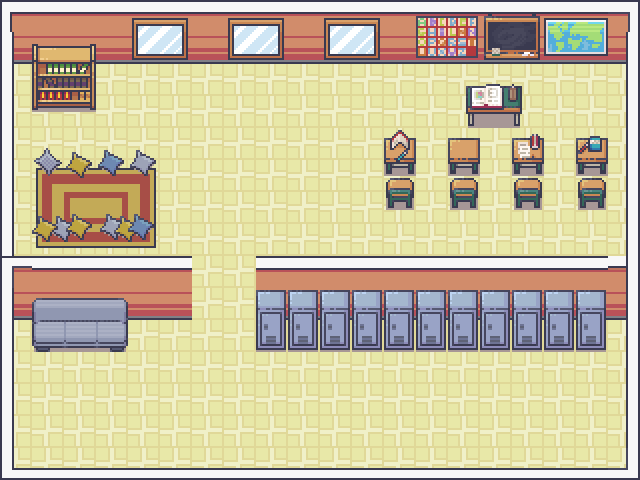

Tiled map render using the project's own tile images. Description and the map definition, with tile-layer contents summarised, below:
An orthogonal 20x15 tile map with 32x32 px tiles, 6 tile layers (Tilelaag 1, art, pillows, Walls, ...), 2 tilesets and 45 objects.

<map version="1.10" tiledversion="1.10.2" orientation="orthogonal" renderorder="right-down" width="20" height="15" tilewidth="32" tileheight="32" infinite="0" nextlayerid="7" nextobjectid="1">
 <tileset firstgid="1" name="Interiors_free_32x32" tilewidth="32" tileheight="32" tilecount="1424" columns="16">
  <image source="../tileset/Modern tiles_Free/Interiors_free/32x32/Interiors_free_32x32.png" width="512" height="2848" />
  <tile id="577">
   <objectgroup draworder="index" id="2">
    <object id="1" x="0" y="9.95531" width="32" height="22.0447" />
   </objectgroup>
  </tile>
  <tile id="578">
   <objectgroup draworder="index" id="2">
    <object id="1" x="0" y="10" width="32" height="22" />
   </objectgroup>
  </tile>
  <tile id="579">
   <objectgroup draworder="index" id="2">
    <object id="1" x="0" y="9.82661" width="32" height="22.1734" />
   </objectgroup>
  </tile>
  <tile id="580">
   <objectgroup draworder="index" id="2">
    <object id="1" x="0" y="10.014" width="32" height="21.986" />
   </objectgroup>
  </tile>
  <tile id="593">
   <objectgroup draworder="index" id="2">
    <object id="1" x="0" y="0" width="32" height="3.91598" />
   </objectgroup>
  </tile>
  <tile id="594">
   <objectgroup draworder="index" id="2">
    <object id="1" x="0" y="0" width="32" height="3.86563" />
   </objectgroup>
  </tile>
  <tile id="595">
   <objectgroup draworder="index" id="2">
    <object id="1" x="0" y="0" width="32" height="3.96633" />
   </objectgroup>
  </tile>
  <tile id="596">
   <objectgroup draworder="index" id="2">
    <object id="1" x="0" y="0" width="32" height="3.96633" />
   </objectgroup>
  </tile>
  <tile id="597">
   <objectgroup draworder="index" id="2">
    <object id="1" x="4" y="0" width="28" height="32" />
   </objectgroup>
  </tile>
  <tile id="609">
   <objectgroup draworder="index" id="2">
    <object id="1" x="2" y="18" width="28" height="14" />
   </objectgroup>
  </tile>
  <tile id="615">
   <objectgroup draworder="index" id="2">
    <object id="1" x="18" y="22" width="14" height="10" />
   </objectgroup>
  </tile>
  <tile id="616">
   <objectgroup draworder="index" id="2">
    <object id="1" x="0" y="21.863" width="32" height="10.137" />
   </objectgroup>
  </tile>
  <tile id="617">
   <objectgroup draworder="index" id="2">
    <object id="1" x="0" y="22.1147" width="9.94965" height="9.8853" />
   </objectgroup>
  </tile>
  <tile id="625">
   <objectgroup draworder="index" id="2">
    <object id="1" x="2" y="0" width="28" height="17.8993" />
   </objectgroup>
  </tile>
  <tile id="631">
   <objectgroup draworder="index" id="2">
    <object id="1" x="18" y="0" width="14" height="18.053" />
    <object id="2" x="18" y="0" width="14" height="32" />
   </objectgroup>
  </tile>
  <tile id="632">
   <objectgroup draworder="index" id="2">
    <object id="1" x="0" y="0" width="32" height="17.8516" />
    <object id="2" x="0" y="0" width="32" height="32" />
   </objectgroup>
  </tile>
  <tile id="633">
   <objectgroup draworder="index" id="2">
    <object id="1" x="0" y="0" width="10" height="18.053" />
    <object id="2" x="0" y="0" width="10" height="32" />
   </objectgroup>
  </tile>
  <tile id="670">
   <objectgroup draworder="index" id="2">
    <object id="1" x="0" y="0" width="28" />
   </objectgroup>
  </tile>
  <tile id="1132">
   <objectgroup draworder="index" id="2">
    <object id="1" x="0" y="0" width="32" height="16" />
   </objectgroup>
  </tile>
  <tile id="1133">
   <objectgroup draworder="index" id="2">
    <object id="1" x="0" y="0" width="32" height="16" />
   </objectgroup>
  </tile>
  <tile id="1134">
   <objectgroup draworder="index" id="2">
    <object id="1" x="0" y="0" width="32" height="16" />
   </objectgroup>
  </tile>
  <tile id="1135">
   <objectgroup draworder="index" id="2">
    <object id="1" x="0" y="0" width="32" height="16" />
   </objectgroup>
  </tile>
  <tile id="1180">
   <objectgroup draworder="index" id="2">
    <object id="1" x="0" y="0" width="32" height="16" />
   </objectgroup>
  </tile>
  <tile id="1181">
   <objectgroup draworder="index" id="2">
    <object id="1" x="0" y="0" width="32" height="16" />
   </objectgroup>
  </tile>
  <tile id="1182">
   <objectgroup draworder="index" id="2">
    <object id="1" x="0" y="0" width="32" height="16" />
   </objectgroup>
  </tile>
  <tile id="1183">
   <objectgroup draworder="index" id="2">
    <object id="1" x="0" y="0" width="32" height="16" />
   </objectgroup>
  </tile>
 </tileset>
 <tileset firstgid="1425" name="Room_Builder_free_32x32" tilewidth="32" tileheight="32" tilecount="391" columns="17">
  <image source="../tileset/Modern tiles_Free/Interiors_free/32x32/Room_Builder_free_32x32.png" width="544" height="736" />
  <tile id="5">
   <objectgroup draworder="index" id="2">
    <object id="1" x="18" y="0" width="14" height="32" />
   </objectgroup>
  </tile>
  <tile id="6">
   <objectgroup draworder="index" id="2">
    <object id="1" x="0" y="0" width="14" height="32" />
   </objectgroup>
  </tile>
  <tile id="7">
   <objectgroup draworder="index" id="2">
    <object id="1" x="18" y="0" width="14" height="32" />
   </objectgroup>
  </tile>
  <tile id="8">
   <objectgroup draworder="index" id="2">
    <object id="1" x="0" y="0" width="14" height="32" />
   </objectgroup>
  </tile>
  <tile id="22">
   <objectgroup draworder="index" id="2">
    <object id="1" x="0" y="0" width="32" height="12" />
   </objectgroup>
  </tile>
  <tile id="23">
   <objectgroup draworder="index" id="2">
    <object id="1" x="0" y="0" width="32" height="12" />
   </objectgroup>
  </tile>
  <tile id="24">
   <objectgroup draworder="index" id="2">
    <object id="1" x="0" y="0" width="32" height="12" />
   </objectgroup>
  </tile>
  <tile id="25">
   <objectgroup draworder="index" id="2">
    <object id="1" x="0" y="0" width="32" height="12" />
   </objectgroup>
  </tile>
  <tile id="39">
   <objectgroup draworder="index" id="2">
    <object id="1" x="18" y="0" width="14" height="31" />
    <object id="2" x="0" y="0" width="32" height="13" />
   </objectgroup>
  </tile>
  <tile id="40">
   <objectgroup draworder="index" id="3">
    <object id="6" x="0" y="0" width="32" height="11.5" />
    <object id="7" x="0" y="0" width="13" height="32" />
   </objectgroup>
  </tile>
  <tile id="47">
   <objectgroup draworder="index" id="2">
    <object id="1" x="0" y="0" width="14" height="32" />
    <object id="2" x="0" y="0" width="32" height="32" />
   </objectgroup>
  </tile>
  <tile id="60">
   <objectgroup draworder="index" id="2">
    <object id="1" x="0" y="0" width="32" height="12" />
   </objectgroup>
  </tile>
  <tile id="63">
   <objectgroup draworder="index" id="2">
    <object id="1" x="0" y="0" width="32" height="12" />
   </objectgroup>
  </tile>
 </tileset>
 <layer id="1" name="Tilelaag 1" width="20" height="15">
  <data>[300 cells, 300 non-empty, 3 distinct tile ids]</data>
 </layer>
 <layer id="3" name="art" width="20" height="15">
  <properties>
   <property name="solid" type="bool" value="false" />
  </properties>
  <data>[300 cells, 36 non-empty, 28 distinct tile ids]</data>
 </layer>
 <layer id="6" name="pillows" width="20" height="15">
  <data>[300 cells, 16 non-empty, 16 distinct tile ids]</data>
 </layer>
 <layer id="2" name="Walls" width="20" height="15">
  <properties>
   <property name="solid" type="bool" value="true" />
  </properties>
  <data>[300 cells, 82 non-empty, 6 distinct tile ids]</data>
 </layer>
 <layer id="5" name="chairs" width="20" height="15">
  <properties>
   <property name="solid" type="bool" value="true" />
  </properties>
  <data>[300 cells, 8 non-empty, 2 distinct tile ids]</data>
 </layer>
 <layer id="4" name="Desks" width="20" height="15">
  <properties>
   <property name="solid" type="bool" value="true" />
  </properties>
  <data>[300 cells, 48 non-empty, 28 distinct tile ids]</data>
 </layer>
</map>
